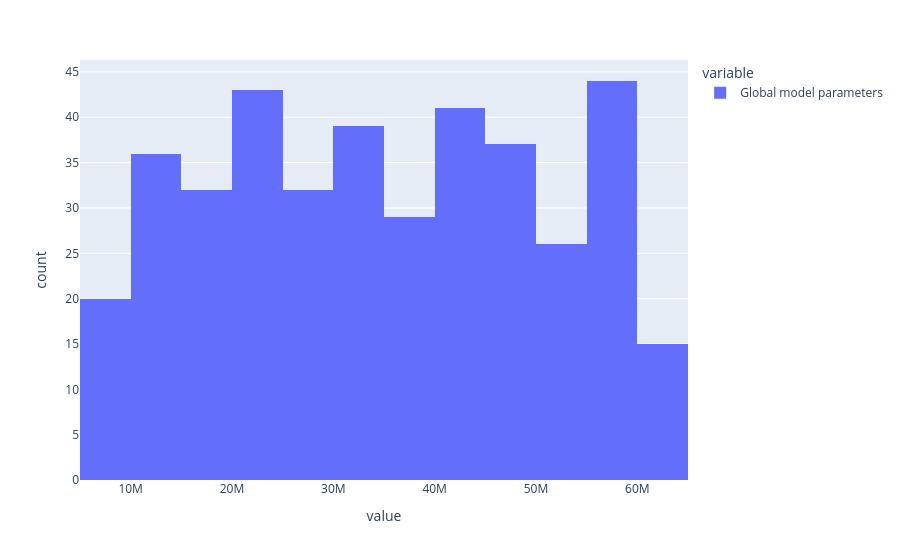

The notebook cell this image was saved under:
### Code cell
df = pd.read_csv("Compute_allocations_transformer.csv")
# byte_level = df[df['Patch size'] == 1]
byte_level = df[(df['FLOPs'] == 's') & (df['Patch size'] == 2)]
# byte_level['Global transformer parameters'].sort_values(ascending=False)
fig = px.histogram(byte_level['Global model parameters'])

fig.show()

### Figure 1 — Plotly figure (JSON) as saved in the notebook; plotly's stock layout.template omitted (floating-point values rounded to 4 significant figures; data arrays with more than 128 entries replaced by an {"elided": "..."} marker saying what was removed)
{"data": [{"alignmentgroup": "True", "bingroup": "x", "hovertemplate": "variable=Global model parameters<br>value=%{x}<br>count=%{y}<extra></extra>", "legendgroup": "Global model parameters", "marker": {"color": "#636efa", "pattern": {"shape": ""}}, "name": "Global model parameters", "offsetgroup": "Global model parameters", "orientation": "v", "showlegend": true, "type": "histogram", "x": {"elided": "394 float values"}, "xaxis": "x", "yaxis": "y"}], "layout": {"barmode": "relative", "legend": {"title": {"text": "variable"}, "tracegroupgap": 0}, "margin": {"t": 60}, "xaxis": {"anchor": "y", "domain": [0, 1], "title": {"text": "value"}}, "yaxis": {"anchor": "x", "domain": [0, 1], "title": {"text": "count"}}}}
